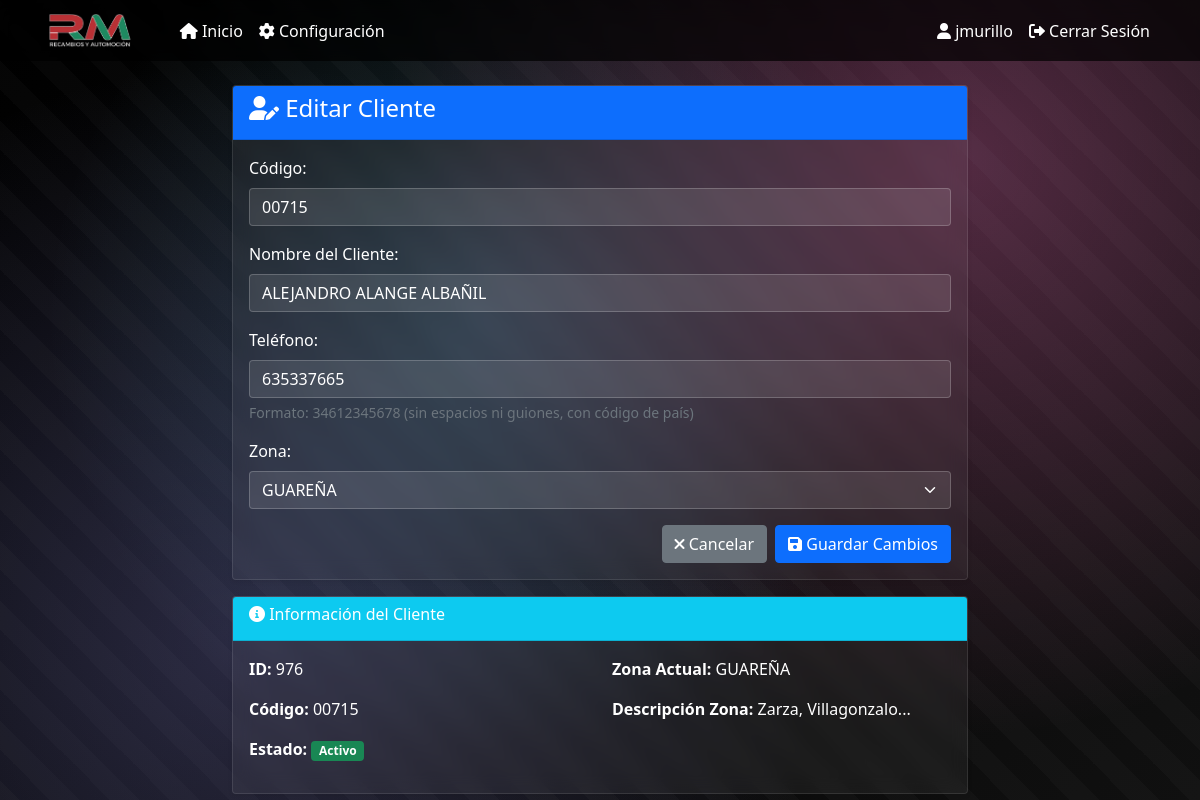
/clientes/editar/976 (signed in), run on the app's committed database.
### models.py (models this page shows, shortened)
class Usuario(db.Model, UserMixin):
    __tablename__ = 'usuario'
    id = db.Column(db.Integer, primary_key=True)
    username = db.Column(db.String(80), unique=True, nullable=False, index=True)
    password_hash = db.Column(db.String(255), nullable=False)
    activo = db.Column(db.Boolean, default=True)
    color = db.Column(db.String(7), default='#007bff')  # Color en formato hexadecimal
    created_at = db.Column(db.DateTime, default=datetime.utcnow)

class Cliente(db.Model):
    id = db.Column(db.Integer, primary_key=True)
    codigo = db.Column(db.String(50))
    nombre = db.Column(db.String(100), nullable=False)
    telefono = db.Column(db.String(20), nullable=False)
    email = db.Column(db.String(120))
    direccion = db.Column(db.Text)
    poblacion = db.Column(db.String(100))
    zona_id = db.Column(db.Integer, db.ForeignKey('zona.id'), nullable=False)
    incluir = db.Column(db.Boolean, default=True)
    activo = db.Column(db.Boolean, default=True)
    created_at = db.Column(db.DateTime, default=datetime.utcnow)
    mensajes_enviados = db.relationship('MensajeEnviado', backref='cliente', lazy=True)

class Zona(db.Model):
    id = db.Column(db.Integer, primary_key=True)
    nombre = db.Column(db.String(100), nullable=False)
    descripcion = db.Column(db.Text)
    created_at = db.Column(db.DateTime, default=datetime.utcnow)
    clientes = db.relationship('Cliente', backref='zona', lazy=True)

### app.py (the view, shortened to what this page needs)
@app.route('/clientes/editar/<int:cliente_id>', methods=['GET', 'POST'])
@login_required
def editar_cliente(cliente_id):
    cliente = Cliente.query.get_or_404(cliente_id)
    zonas = Zona.query.all()
    return render_template('editar_cliente.html', cliente=cliente, zonas=zonas)

### app.py (called while the page is built, shortened)
@login_manager.user_loader
def load_user(user_id):
    return Usuario.query.get(int(user_id))

@app.before_request
def _asegurar_scheduler():
    global _scheduler_iniciado

### templates/editar_cliente.html (shortened to what this page needs)
{% extends "base.html" %}
{% block content %}
<div class="row justify-content-center">
    <div class="col-md-8">
        <div class="card">
            <div class="card-header bg-primary text-white">
                <h4><i class="fas fa-user-edit"></i> Editar Cliente</h4>
            </div>
            <div class="card-body">
                <form method="POST">
                    <div class="mb-3">
                        <label for="codigo" class="form-label">Código:</label>
                        <input type="text" class="form-control" id="codigo" name="codigo"
                               value="{{ cliente.codigo or '' }}">
                    </div>
                    <div class="mb-3">
                        <label for="nombre" class="form-label">Nombre del Cliente:</label>
                        <input type="text" class="form-control" id="nombre" name="nombre"
                               value="{{ cliente.nombre }}" required>
                    </div>
                    <div class="mb-3">
                        <label for="telefono" class="form-label">Teléfono:</label>
                        <input type="tel" class="form-control" id="telefono" name="telefono"
                               value="{{ cliente.telefono }}" required>
                        <div class="form-text">Formato: 34612345678 (sin espacios ni guiones, con código de país)</div>
                    </div>
                    <div class="mb-3">
                        <label for="zona_id" class="form-label">Zona:</label>
                        <select class="form-select" id="zona_id" name="zona_id" required>
                            {% for zona in zonas %}
                            <option value="{{ zona.id }}"
                                    {% if zona.id == cliente.zona_id %}selected{% endif %}>
                                {{ zona.nombre }}
                            </option>
                            {% endfor %}
                        </select>
                    </div>
                    <div class="d-grid gap-2 d-md-flex justify-content-md-end">
                        <a href="{{ url_for('clientes') }}" class="btn btn-secondary">
                            <i class="fas fa-times"></i> Cancelar
                        </a>
                        <button type="submit" class="btn btn-primary">
                            <i class="fas fa-save"></i> Guardar Cambios
                        </button>
                    </div>
                </form>
            </div>
        </div>
        <div class="card mt-3">
            <div class="card-header bg-info text-white">
                <h6><i class="fas fa-info-circle"></i> Información del Cliente</h6>
            </div>
            <div class="card-body">
                <div class="row">
                    <div class="col-md-6">
                        <p><strong>ID:</strong> {{ cliente.id }}</p>
                        <p><strong>Código:</strong> {{ cliente.codigo or '—' }}</p>
                        <p><strong>Estado:</strong>
                            {% if cliente.activo %}
                                <span class="badge bg-success">Activo</span>
                            {% else %}
                                <span class="badge bg-danger">Inactivo</span>
                            {% endif %}
                        </p>
                    </div>
                    <div class="col-md-6">
                        <p><strong>Zona Actual:</strong> {{ cliente.zona.nombre }}</p>
                        <p><strong>Descripción Zona:</strong> {{ cliente.zona.descripcion }}</p>
                    </div>
                </div>
            </div>
        </div>
    </div>
</div>
{% endblock %}

### templates/base.html (shortened to what this page needs)
<!DOCTYPE html>
<html lang="es">
<head>
    <link href="https://cdn.jsdelivr.net/npm/bootstrap@5.1.3/dist/css/bootstrap.min.css" rel="stylesheet">
    <link href="https://cdnjs.cloudflare.com/ajax/libs/font-awesome/6.0.0/css/all.min.css" rel="stylesheet">
</head>
<body>
    <nav class="navbar navbar-expand-lg navbar-dark bg-dark">
        <div class="container">
            <a class="navbar-brand d-flex align-items-center" href="{{ url_for('panel') }}">
                <img src="{{ url_for('static', filename='logo_rm.png') }}" alt="Recambios RM" style="height: 35px; margin-right: 10px;">
            </a>
            <div class="collapse navbar-collapse" id="navbarNav">
                <ul class="navbar-nav me-auto">
                    <li class="nav-item">
                        <a class="nav-link {% if request.endpoint == 'panel' %}active{% endif %}" href="{{ url_for('panel') }}">
                            <i class="fas fa-home"></i> Inicio
                        </a>
                    </li>
                    {% if current_user.is_authenticated and current_user.username == 'jmurillo' %}
                    <li class="nav-item">
                        <a class="nav-link {% if request.endpoint == 'configuracion' %}active{% endif %}" href="{{ url_for('configuracion') }}">
                            <i class="fas fa-cog"></i> Configuración
                        </a>
                    </li>
                    {% endif %}
                </ul>
                <ul class="navbar-nav">
                    {% if current_user.is_authenticated %}
                    <li class="nav-item">
                        <span class="nav-link text-light">
                            <i class="fas fa-user"></i> {{ current_user.username }}
                        </span>
                    </li>
                    <li class="nav-item">
                        <a class="nav-link" href="{{ url_for('logout') }}">
                            <i class="fas fa-sign-out-alt"></i> Cerrar Sesión
                        </a>
                    </li>
                    {% else %}
                    <li class="nav-item">
                        <a class="nav-link" href="{{ url_for('login') }}">
                            <i class="fas fa-sign-in-alt"></i> Iniciar Sesión
                        </a>
                    </li>
                    {% endif %}
                </ul>
            </div>
        </div>
    </nav>
    <div class="container mt-4">
        {% block content %}{% endblock %}
    </div>
</body>
</html>

### templates/base.html (style rules this page uses)
body { background: #000000; color: white; position: relative; overflow-x: hidden; min-height: 100vh; }
body::before { content: ''; position: fixed; top: 0; left: 0; width: 100%; height: 100%; background: radial-gradient(circle at 20% 80%, rgba(120, 119, 198, 0.3) 0%, transparent 50%), radial-gradient(circle at 80% 20%, rgba(255, 119, 198, 0.3) 0%, transparent 50%), radial-gradient(circle at 40% 40%, rgba(120, 219, 255, 0.2) 0%, transparent 50%), linear-gradient(135deg, rgba(0, 0, 0, 0.9) 0%, rgba(20, 20, 20, 0.8) 100%); z-index: -1; }
body::after { content: ''; position: fixed; top: 0; left: 0; width: 100%; height: 100%; background-image: linear-gradient(45deg, transparent 25%, rgba(255, 255, 255, 0.02) 25%, rgba(255, 255, 255, 0.02) 50%, transparent 50%, transparent 75%, rgba(255, 255, 255, 0.02) 75%); background-size: 60px 60px; z-index: -1; }
.navbar-brand { font-weight: bold; }
.navbar-brand img { transition: transform 0.3s ease; }
.card { box-shadow: 0 0.125rem 0.25rem rgba(0, 0, 0, 0.075); border: 1px solid rgba(255, 255, 255, 0.1); background: rgba(255, 255, 255, 0.05); backdrop-filter: blur(10px); color: white; }
.navbar-dark .navbar-nav .nav-link { color: #ffffff !important; font-weight: 500; transition: all 0.3s ease; }
.navbar-dark .navbar-brand { color: #ffffff !important; }
.container { position: relative; z-index: 1; }
.navbar { position: relative; z-index: 1000; background: rgba(0, 0, 0, 0.7) !important; backdrop-filter: blur(10px); }
.form-control { background: rgba(255, 255, 255, 0.1) !important; border: 1px solid rgba(255, 255, 255, 0.2) !important; color: white !important; }
.form-select { background-color: rgba(255, 255, 255, 0.1) !important; border: 1px solid rgba(255, 255, 255, 0.2) !important; color: white !important; background-repeat: no-repeat !important; background-position: right 0.75rem center !important; background-size: 16px 12px !important; padding-right: 2.5rem !important; }
.form-control::placeholder { color: rgba(255, 255, 255, 0.5); }
.form-select option, select option { background: #1e1e1e !important; color: #fff !important; }
.form-select option:checked, select option:checked { background: #1f8a70 !important; color: #fff !important; }

### data on the page
Usuario: username "jmurillo"
Cliente: codigo "00715", nombre "ALEJANDRO ALANGE ALBAÑIL", telefono "635337665", zona_id "GUAREÑA", id "976"
Zona: zona.nombre "GUAREÑA", zona.descripcion "Zarza, Villagonzalo..."
